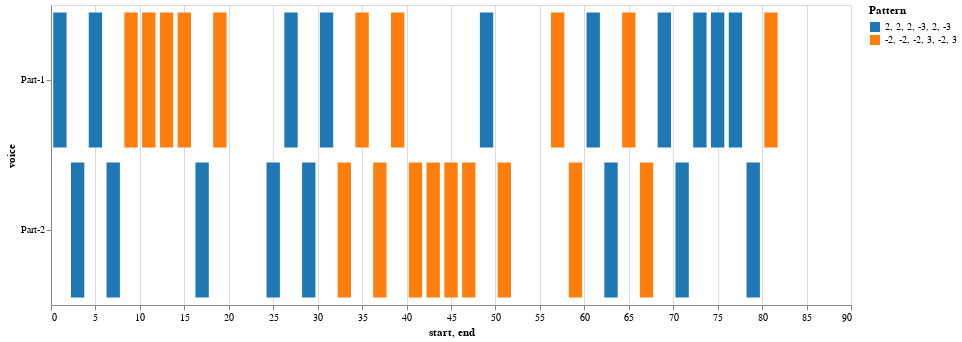

This figure's notebook cell:
### Code cell
ngram_heatmap(piece)

### Figure 1 — Vega-Lite specification as saved in the notebook (floating-point values rounded to 4 significant figures)
{"config": {"view": {"continuousWidth": 300, "continuousHeight": 300}}, "data": {"name": "data-364da4273bb2758a7fe158b24d143572"}, "mark": {"type": "bar"}, "encoding": {"color": {"field": "pattern", "legend": {"title": "Pattern"}, "scale": {"domain": ["2, 2, 2, -3, 2, -3", "-2, -2, -2, 3, -2, 3"], "range": ["#1f77b4", "#ff7f0e"]}, "type": "nominal"}, "opacity": {"condition": {"param": "param_2", "value": 1}, "value": 0.2}, "tooltip": [{"field": "start", "type": "quantitative"}, {"field": "end", "type": "quantitative"}, {"field": "pattern", "type": "nominal"}], "x": {"field": "start", "type": "quantitative"}, "x2": {"field": "end"}, "y": {"field": "voice", "sort": null, "type": "nominal"}}, "height": 300, "params": [{"name": "param_2", "select": {"type": "point", "fields": ["pattern"]}}], "width": 800, "$schema": "https://vega.github.io/schema/vega-lite/v5.16.3.json", "datasets": {"data-364da4273bb2758a7fe158b24d143572": [{"start": 0.25, "voice": "Part-1", "pattern": "2, 2, 2, -3, 2, -3", "end": 1.75, "color": "#1f77b4"}, {"start": 4.25, "voice": "Part-1", "pattern": "2, 2, 2, -3, 2, -3", "end": 5.75, "color": "#1f77b4"}, {"start": 8.25, "voice": "Part-1", "pattern": "-2, -2, -2, 3, -2, 3", "end": 9.75, "color": "#ff7f0e"}, {"start": 10.25, "voice": "Part-1", "pattern": "-2, -2, -2, 3, -2, 3", "end": 11.75, "color": "#ff7f0e"}, {"start": 12.25, "voice": "Part-1", "pattern": "-2, -2, -2, 3, -2, 3", "end": 13.75, "color": "#ff7f0e"}, {"start": 14.25, "voice": "Part-1", "pattern": "-2, -2, -2, 3, -2, 3", "end": 15.75, "color": "#ff7f0e"}, {"start": 18.25, "voice": "Part-1", "pattern": "-2, -2, -2, 3, -2, 3", "end": 19.75, "color": "#ff7f0e"}, {"start": 26.25, "voice": "Part-1", "pattern": "2, 2, 2, -3, 2, -3", "end": 27.75, "color": "#1f77b4"}, {"start": 30.25, "voice": "Part-1", "pattern": "2, 2, 2, -3, 2, -3", "end": 31.75, "color": "#1f77b4"}, {"start": 34.25, "voice": "Part-1", "pattern": "-2, -2, -2, 3, -2, 3", "end": 35.75, "color": "#ff7f0e"}, {"start": 38.25, "voice": "Part-1", "pattern": "-2, -2, -2, 3, -2, 3", "end": 39.75, "color": "#ff7f0e"}, {"start": 48.25, "voice": "Part-1", "pattern": "2, 2, 2, -3, 2, -3", "end": 49.75, "color": "#1f77b4"}, {"start": 56.25, "voice": "Part-1", "pattern": "-2, -2, -2, 3, -2, 3", "end": 57.75, "color": "#ff7f0e"}, {"start": 60.25, "voice": "Part-1", "pattern": "2, 2, 2, -3, 2, -3", "end": 61.75, "color": "#1f77b4"}, {"start": 64.25, "voice": "Part-1", "pattern": "-2, -2, -2, 3, -2, 3", "end": 65.75, "color": "#ff7f0e"}, {"start": 68.25, "voice": "Part-1", "pattern": "2, 2, 2, -3, 2, -3", "end": 69.75, "color": "#1f77b4"}, {"start": 72.25, "voice": "Part-1", "pattern": "2, 2, 2, -3, 2, -3", "end": 73.75, "color": "#1f77b4"}, {"start": 74.25, "voice": "Part-1", "pattern": "2, 2, 2, -3, 2, -3", "end": 75.75, "color": "#1f77b4"}, {"start": 76.25, "voice": "Part-1", "pattern": "2, 2, 2, -3, 2, -3", "end": 77.75, "color": "#1f77b4"}, {"start": 80.25, "voice": "Part-1", "pattern": "-2, -2, -2, 3, -2, 3", "end": 81.75, "color": "#ff7f0e"}, {"start": 2.25, "voice": "Part-2", "pattern": "2, 2, 2, -3, 2, -3", "end": 3.75, "color": "#1f77b4"}, {"start": 6.25, "voice": "Part-2", "pattern": "2, 2, 2, -3, 2, -3", "end": 7.75, "color": "#1f77b4"}, {"start": 16.25, "voice": "Part-2", "pattern": "2, 2, 2, -3, 2, -3", "end": 17.75, "color": "#1f77b4"}, {"start": 24.25, "voice": "Part-2", "pattern": "2, 2, 2, -3, 2, -3", "end": 25.75, "color": "#1f77b4"}, {"start": 28.25, "voice": "Part-2", "pattern": "2, 2, 2, -3, 2, -3", "end": 29.75, "color": "#1f77b4"}, {"start": 32.25, "voice": "Part-2", "pattern": "-2, -2, -2, 3, -2, 3", "end": 33.75, "color": "#ff7f0e"}, {"start": 36.25, "voice": "Part-2", "pattern": "-2, -2, -2, 3, -2, 3", "end": 37.75, "color": "#ff7f0e"}, {"start": 40.25, "voice": "Part-2", "pattern": "-2, -2, -2, 3, -2, 3", "end": 41.75, "color": "#ff7f0e"}, {"start": 42.25, "voice": "Part-2", "pattern": "-2, -2, -2, 3, -2, 3", "end": 43.75, "color": "#ff7f0e"}, {"start": 44.25, "voice": "Part-2", "pattern": "-2, -2, -2, 3, -2, 3", "end": 45.75, "color": "#ff7f0e"}, {"start": 46.25, "voice": "Part-2", "pattern": "-2, -2, -2, 3, -2, 3", "end": 47.75, "color": "#ff7f0e"}, {"start": 50.25, "voice": "Part-2", "pattern": "-2, -2, -2, 3, -2, 3", "end": 51.75, "color": "#ff7f0e"}, {"start": 58.25, "voice": "Part-2", "pattern": "-2, -2, -2, 3, -2, 3", "end": 59.75, "color": "#ff7f0e"}, {"start": 62.25, "voice": "Part-2", "pattern": "2, 2, 2, -3, 2, -3", "end": 63.75, "color": "#1f77b4"}, {"start": 66.25, "voice": "Part-2", "pattern": "-2, -2, -2, 3, -2, 3", "end": 67.75, "color": "#ff7f0e"}, {"start": 70.25, "voice": "Part-2", "pattern": "2, 2, 2, -3, 2, -3", "end": 71.75, "color": "#1f77b4"}, {"start": 78.25, "voice": "Part-2", "pattern": "2, 2, 2, -3, 2, -3", "end": 79.75, "color": "#1f77b4"}]}}
